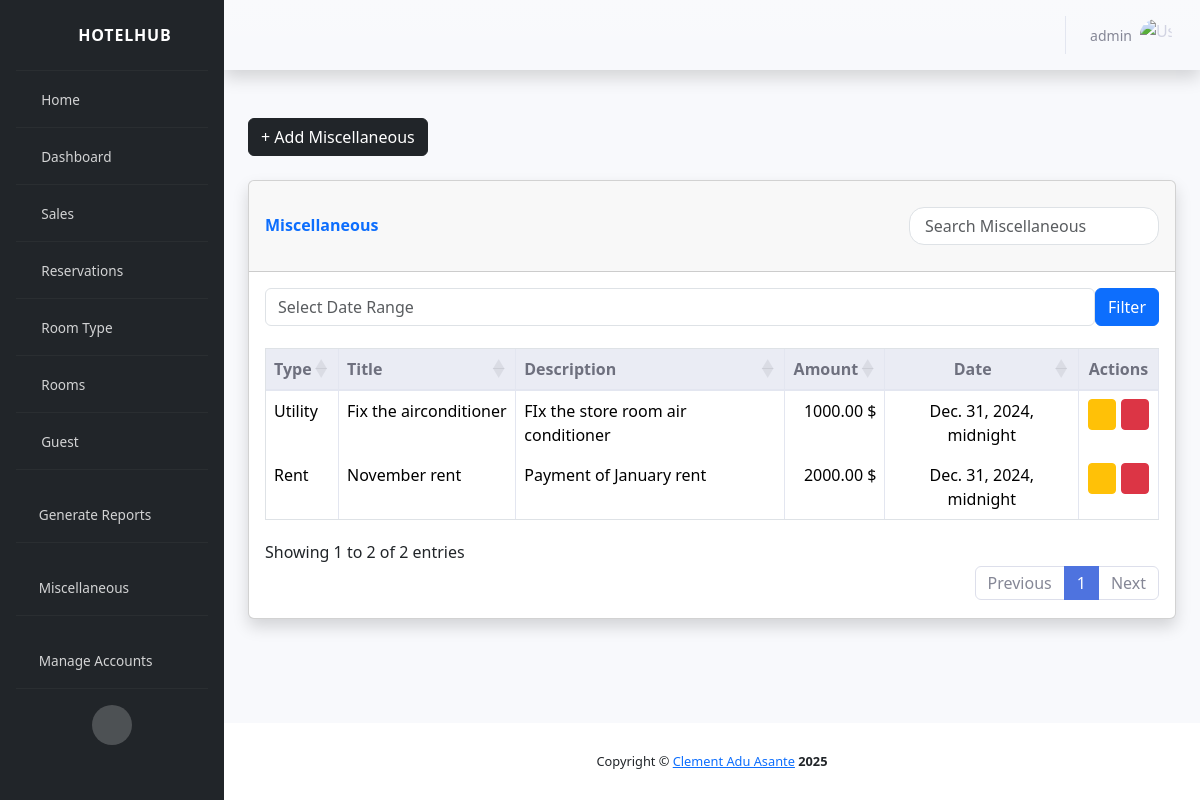
Screenshot of /inventory/inventory_miscellaneous/ (signed in) with the database file from the repository.
### authentication/models.py (models this page shows, shortened)
class Users(AbstractBaseUser, PermissionsMixin):
    ROLE_CHOICES = [
        ('admin', 'Admin'),
        ('receptionist', 'Receptionist'),
        ('manager', 'Manager'),
        ('seller', 'Seller')
    ]
    first_name = models.CharField(max_length=256, blank=False, null=False)
    last_name = models.CharField(max_length=256, blank=False, null=False)
    username = models.CharField(max_length=256, unique=True, blank=False, null=False)
    role = models.CharField(max_length=20, choices=ROLE_CHOICES)
    phone = models.CharField(max_length=30, blank=False, null=False)
    address = models.TextField(max_length=256, blank=False, null=False)
    is_active = models.BooleanField(default=True)
    is_staff = models.BooleanField(default=False)
    last_login = models.DateTimeField(null=True, blank=True)
    objects = CustomUserManager()
    USERNAME_FIELD = 'username'
    REQUIRED_FIELDS = []
    class Meta:
        db_table = 'Users'

### inventory/models.py (models this page shows, shortened)
class InventoryMiscellaneous(models.Model):
    TYPE_CHOICES = (
        ("UTILITY", "Utility"),
        ("RENT", "Rent"),
        ("SALARIES", "Salaries"),
        ("OTHER", "Other")
    )
    type = models.CharField(max_length=100, choices=TYPE_CHOICES)
    amount = models.DecimalField(max_digits=10, decimal_places=2)
    date = models.DateTimeField(default=timezone.now)
    description = models.TextField(blank=True, null=True)
    title = models.CharField(blank=True, null=False, max_length=30)
    class Meta:
        db_table = "store_miscellaneous"

### inventory/views.py (the view, shortened to what this page needs)
# urls.py: path('inventory_miscellaneous/', views.inventory_miscellaneous_list, name='inventory_miscellaneous_list'),
@login_required(login_url="/authentication/login/")
def inventory_miscellaneous_list(request):
    start_date = request.GET.get('start_date')
    end_date = request.GET.get('end_date')
    try:
        miscellaneous = InventoryMiscellaneous.objects.all()
        if start_date and end_date:
            start_date = datetime.strptime(start_date, '%Y-%m-%d')
            end_date = datetime.strptime(end_date, '%Y-%m-%d')
            miscellaneous = miscellaneous.filter(date__range=(start_date, end_date))
        return render(request, "inventory_miscellaneous_list.html", {"miscellaneous": miscellaneous})
    except Exception as e:
        handle_error(request, f"Error loading miscellaneous: {str(e)}")
        return redirect('inventory:miscellaneous_create_update')

### activitylog/activity_logger.py (called while the page is built)
    def __call__(self, request):
        response = self.get_response(request)
        if request.user.is_authenticated:
            action = f"{request.method} {request.path}"
            details = f"User: {request.user.username}, IP: {request.META.get('REMOTE_ADDR')}, User-Agent: {request.META.get('HTTP_USER_AGENT')}"
            ip_address = request.META.get('REMOTE_ADDR')
            mac_address = self.get_mac_address()
            ActivityLog.objects.create(
                user=request.user,
                action=action,
                details=details,
                ip_address=ip_address,
                mac_address=mac_address
            )
        return response

    def get_mac_address(self):
        mac_num = hex(uuid.getnode()).replace('0x', '').upper()
        mac = '-'.join(mac_num[i: i+2] for i in range(0, 11, 2))
        return mac

### inventory/templates/inventory_miscellaneous_list.html (shortened to what this page needs)
{% extends 'base.html' %}
{% load static %}
{% block stylesheets %}
<link href="{% static 'assets/bootstrap/css/bootstrap.min.css' %}" rel="stylesheet">
<link href="{% static 'vendor/datatables/dataTables.bootstrap4.min.css' %}" rel="stylesheet">
<link href="{% static 'vendor/flatpickr/flatpickr.min.css' %}" rel="stylesheet">
<link href="{% static 'vendor/animate/animate.min.css' %}" rel="stylesheet">
<link href="{% static 'assets/sweetalert2/sweetalert2.min.css' %}" rel="stylesheet">
<link href="{% static 'assets/select2/select2.min.css' %}" rel="stylesheet">
{% endblock stylesheets %}
{% block content %}
<div class="container-fluid">
    <div class="d-flex justify-content-between align-items-center mb-4">
        <a href="{% url 'inventory:miscellaneous_create_update' %}" class="btn btn-dark">
            + Add Miscellaneous
        </a>
    </div>
    <div class="card shadow mb-4">
        <div class="card-header py-3 d-flex justify-content-between align-items-center">
            <h6 class="m-0 font-weight-bold text-primary">Miscellaneous</h6>
            <input type="text" class="form-control" id="miscellaneousSearch" placeholder="Search Miscellaneous">
        </div>
        <div class="card-body">
            <div class="d-flex justify-content-between align-items-center mb-3">
                <input type="text" id="dateRangePicker" class="form-control" placeholder="Select Date Range">
                <button class="btn btn-primary" id="filterButton">Filter</button>
            </div>
            <div class="table-responsive">
                <table class="table table-bordered table-hover" id="dataTable" width="100%" cellspacing="0">
                    <thead class="thead-light">
                        <tr>
                            <th>Type</th>
                            <th>Title</th>
                            <th>Description</th>
                            <th class="text-center">Amount</th>
                            <th class="text-center">Date</th>
                            <th class="text-center">Actions</th>
                        </tr>
                    </thead>
                    <tbody>
                        {% for m in miscellaneous %}
                        <tr>
                            <td>{{ m.get_type_display }}</td>
                            <td>{{ m.title }}</td>
                            <td>{{ m.description }}</td>
                            <td class="text-right">{{ m.amount }} $</td>
                            <td class="text-center">{{ m.date }}</td>
                            <td class="text-center">
                                <a href="{% url 'inventory:miscellaneous_create_update' m.id %}" class="btn btn-warning btn-sm" title="Update">
                                    <i class="fas fa-pen"></i>
                                </a>
                                <a href="{% url 'inventory:miscellaneous_delete' m.id %}" class="btn btn-danger btn-sm" title="Delete">
                                    <i class="fas fa-trash"></i>
                                </a>
                            </td>
                        </tr>
                        {% endfor %}
                    </tbody>
                </table>
            </div>
        </div>
    </div>
</div>
{% endblock content %}

### templates/navbar.html (shortened to what this page needs)
{% load static %}
<nav class="navbar navbar-expand navbar-light bg-gradient topbar mb-4 static-top shadow">
    <ul class="navbar-nav ml-auto">
        <li class="nav-item dropdown">
            <a class="nav-link dropdown-toggle" href="#" id="userDropdown" role="button" data-toggle="dropdown" aria-expanded="false">
                <span class="mr-2 d-none d-lg-inline text-gray-600 small">{{ request.user.username }}</span>
                <img class="img-profile rounded-circle" src="{% static 'img/undraw_profile.svg' %}" alt="User Profile">
            </a>
        </li>
    </ul>
</nav>

### inventory/templates/inventory_miscellaneous_list.html (style rules this page uses)
#miscellaneousSearch { max-width: 250px; border-radius: 15px; padding: 5px 15px; margin: 10px 0; }

### rows the page displays
Users: user.username "admin"
InventoryMiscellaneous: type "Utility", title "Fix the airconditioner", description "FIx the store room air conditioner", amount "1000.00", date "Dec. 31, 2024, midnight"
InventoryMiscellaneous: type "Rent", title "November rent", description "Payment of January rent", amount "2000.00", date "Dec. 31, 2024, midnight"
